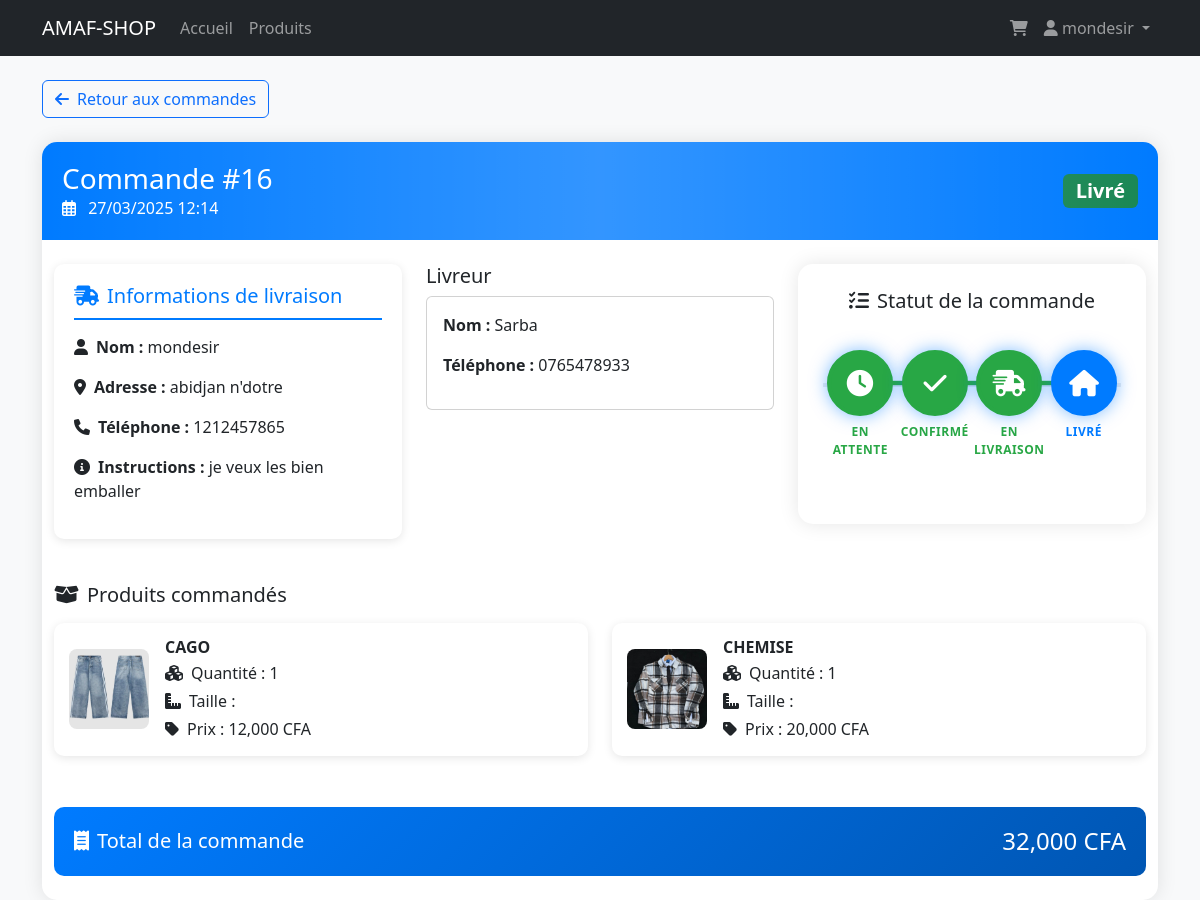
The app's page /commande_details.php?id=16 (signed in) with its own data.
### tables this page shows
CREATE TABLE IF NOT EXISTS `commande` (
  `id` int NOT NULL AUTO_INCREMENT,
  `utilisateur_id` int NOT NULL,
  `date_commande` timestamp NULL DEFAULT CURRENT_TIMESTAMP,
  `total` decimal(10,2) NOT NULL,
  `informations_livraison` text,
  `statut` varchar(50) NOT NULL DEFAULT 'en attente',
  `livreur_id` int DEFAULT NULL,
  `commentaire_livraison` text,
  `date_livraison` timestamp NULL DEFAULT NULL,
  `payment_method` varchar(25) DEFAULT NULL,
  `payment_status` varchar(25) DEFAULT NULL,
  PRIMARY KEY (`id`),
  KEY `utilisateur_id` (`utilisateur_id`),
  KEY `livreur_id` (`livreur_id`)
);

CREATE TABLE IF NOT EXISTS `utilisateur` (
  `id` int NOT NULL AUTO_INCREMENT,
  `nom` varchar(60) NOT NULL,
  `email` varchar(50) NOT NULL,
  `mot_de_passe` varchar(55) NOT NULL,
  `adresse` varchar(55) DEFAULT NULL,
  `telephone` varchar(20) DEFAULT NULL,
  `type` enum('client','livreur','admin') NOT NULL,
  `date_inscription` timestamp NULL DEFAULT CURRENT_TIMESTAMP,
  `utilisateur` varchar(50) DEFAULT NULL,
  PRIMARY KEY (`id`),
  UNIQUE KEY `email` (`email`)
);

CREATE TABLE IF NOT EXISTS `commande_produit` (
  `id` int NOT NULL AUTO_INCREMENT,
  `commande_id` int NOT NULL,
  `produit_id` int NOT NULL,
  `quantite` int NOT NULL,
  `prix_unitaire` decimal(10,2) NOT NULL,
  PRIMARY KEY (`id`),
  KEY `commande_id` (`commande_id`),
  KEY `produit_id` (`produit_id`)
);

CREATE TABLE IF NOT EXISTS `produit` (
  `id` int NOT NULL AUTO_INCREMENT,
  `nom` varchar(70) NOT NULL,
  `description` text,
  `prix` decimal(10,2) NOT NULL,
  `stock` int NOT NULL,
  `categorie_id` int NOT NULL,
  `taille` varchar(10) DEFAULT NULL,
  `couleur` varchar(50) DEFAULT NULL,
  `marque` varchar(90) DEFAULT NULL,
  `promotion` decimal(10,2) DEFAULT NULL,
  `image_url` varchar(95) DEFAULT NULL,
  PRIMARY KEY (`id`),
  KEY `categorie_id` (`categorie_id`)
);

### commande_details.php (the view, shortened to what this page needs)
<?php
require 'config.php';
$commande_id = intval($_GET['id']);
$user_id = $_SESSION['user_id'];
$query = "SELECT c.*, u.nom as client_nom, l.nom as livreur_nom, l.telephone as livreur_tel
          FROM commande c
          LEFT JOIN utilisateur u ON c.utilisateur_id = u.id
          LEFT JOIN utilisateur l ON c.livreur_id = l.id
          WHERE c.id = ? AND c.utilisateur_id = ?";
$stmt = $conn->prepare($query);
$stmt->bind_param("ii", $commande_id, $user_id);
$stmt->execute();
$commande = $stmt->get_result()->fetch_assoc();
$query_produits = "SELECT p.*, cp.quantite, cp.prix_unitaire
                  FROM commande_produit cp
                  JOIN produit p ON cp.produit_id = p.id
                  WHERE cp.commande_id = ?";
$stmt = $conn->prepare($query_produits);
$stmt->bind_param("i", $commande_id);
$stmt->execute();
$produits = $stmt->get_result()->fetch_all(MYSQLI_ASSOC);
$infos_livraison = json_decode($commande['informations_livraison'], true);
function getStatusColor($status) {
    $status = strtolower(trim($status));
    switch ($status) {
        case 'livré':
        case 'livre':
            return 'success';
    }
}
function formatStatus($status) {
    $status = strtolower(trim($status));
    switch ($status) {
        case 'livré':
        case 'livre':
            return 'Livré';
    }
}
?>
<!DOCTYPE html>
<html lang="fr">
<head>
    <link rel="stylesheet" href="https://cdn.jsdelivr.net/npm/bootstrap@5.3.0/dist/css/bootstrap.min.css">
    <link rel="stylesheet" href="https://cdnjs.cloudflare.com/ajax/libs/font-awesome/6.0.0/css/all.min.css">
    <link rel="stylesheet" href="https://cdnjs.cloudflare.com/ajax/libs/animate.css/4.1.1/animate.min.css">
</head>
<body class="bg-light">
    <?php include 'includes/header.php'; ?>
    <div class="container mt-4">
        <a href="mes_commandes.php" class="btn btn-outline-primary back-btn mb-4 animate__animated animate__fadeIn">
            <i class="fas fa-arrow-left"></i>Retour aux commandes
        </a>
        <div class="order-details animate__animated animate__fadeIn">
            <div class="order-header">
                <div class="row align-items-center">
                    <div class="col-md-6">
                        <h3 class="mb-0">Commande #<?= $commande_id ?></h3>
                        <p class="mb-0">
                            <i class="far fa-calendar-alt me-2"></i>
                            <?= date('d/m/Y H:i', strtotime($commande['date_commande'])) ?>
                        </p>
                    </div>
                    <div class="col-md-6 text-md-end">
                        <span class="badge bg-<?= getStatusColor($commande['statut']) ?> fs-5">
                            <?= formatStatus($commande['statut']) ?>
                        </span>
                    </div>
                </div>
            </div>
            <div class="container py-4">
                <div class="row">
                    <div class="col-md-4">
                        <div class="info-card">
                            <h5><i class="fas fa-shipping-fast me-2"></i>Informations de livraison</h5>
                            <p><strong><i class="fas fa-user me-2"></i>Nom :</strong> <?= htmlspecialchars($infos_livraison['nom']) ?></p>
                            <p><strong><i class="fas fa-map-marker-alt me-2"></i>Adresse :</strong> <?= htmlspecialchars($infos_livraison['adresse']) ?></p>
                            <p><strong><i class="fas fa-phone me-2"></i>Téléphone :</strong> <?= htmlspecialchars($infos_livraison['telephone']) ?></p>
                            <?php if (!empty($infos_livraison['instructions'])): ?>
                                <p><strong><i class="fas fa-info-circle me-2"></i>Instructions :</strong> <?= htmlspecialchars($infos_livraison['instructions']) ?></p>
                            <?php endif; ?>
                        </div>
                    </div>
                    <div class="col-md-4">
                        <h5>Livreur</h5>
                        <div class="card">
                            <div class="card-body">
                                <p><strong>Nom :</strong> <?= htmlspecialchars($commande['livreur_nom']) ?></p>
                                <p><strong>Téléphone :</strong> <?= htmlspecialchars($commande['livreur_tel']) ?></p>
                            </div>
                        </div>
                    </div>
                    <div class="col-md-4">
                        <div class="status-container">
                            <h5 class="text-center mb-4">
                                <i class="fas fa-tasks me-2"></i>Statut de la commande
                            </h5>
                            <div class="tracking-steps">
                                <?php
                                $statusOrder = [
                                    'en attente' => 1,
                                    'en_attente' => 1,
                                    'confirmé' => 2,
                                    'confirme' => 2,
                                    'en livraison' => 3,
                                    'en_livraison' => 3,
                                    'livré' => 4,
                                    'livre' => 4
                                ];
                                $currentStatusValue = $statusOrder[strtolower(trim($commande['statut']))] ?? 0;
                                ?>
                                <div class="tracking-step <?= $currentStatusValue >= 1 ? 'active' : '' ?> <?= $currentStatusValue > 1 ? 'completed' : '' ?>">
                                    <div class="step-icon">
                                        <i class="fas fa-clock"></i>
                                    </div>
                                    <div class="step-label">En attente</div>
                                </div>
                                <div class="tracking-step <?= $currentStatusValue >= 2 ? 'active' : '' ?> <?= $currentStatusValue > 2 ? 'completed' : '' ?>">
                                    <div class="step-icon">
                                        <i class="fas fa-check"></i>
                                    </div>
                                    <div class="step-label">Confirmé</div>
                                </div>
                                <div class="tracking-step <?= $currentStatusValue >= 3 ? 'active' : '' ?> <?= $currentStatusValue > 3 ? 'completed' : '' ?>">
                                    <div class="step-icon">
                                        <i class="fas fa-shipping-fast"></i>
                                    </div>
                                    <div class="step-label">En livraison</div>
                                </div>
                                <div class="tracking-step <?= $currentStatusValue >= 4 ? 'active' : '' ?>">
                                    <div class="step-icon">
                                        <i class="fas fa-home"></i>
                                    </div>
                                    <div class="step-label">Livré</div>
                                </div>
                            </div>
                        </div>
                    </div>
                </div>
                <h5 class="mt-4 mb-3"><i class="fas fa-box-open me-2"></i>Produits commandés</h5>
                <div class="row">
                    <?php foreach ($produits as $produit): ?>
                        <div class="col-md-6 mb-3">
                            <div class="product-card">
                                <div class="d-flex align-items-center">
                                    <?php if (!empty($produit['image_url'])): ?>
                                        <img src="<?= htmlspecialchars($produit['image_url']) ?>"
                                             alt="<?= htmlspecialchars($produit['nom']) ?>"
                                             class="product-image me-3">
                                    <?php endif; ?>
                                    <div class="flex-grow-1">
    <h6 class="mb-1 fw-bold"><?= htmlspecialchars($produit['nom']) ?></h6>
    <p class="mb-1 icon-label"><i class="fas fa-cubes me-2"></i>Quantité : <?= $produit['quantite'] ?></p>
    <p class="mb-1 icon-label"><i class="fas fa-ruler-combined me-2"></i>Taille : <?= $produit['taille'] ?></p>
    <p class="mb-0 icon-label"><i class="fas fa-tag me-2"></i>Prix : <?= number_format($produit['prix_unitaire'], 0) ?> CFA</p>
</div>
                                </div>
                            </div>
                        </div>
                    <?php endforeach; ?>
                </div>
                <div class="total-section">
                    <div class="d-flex justify-content-between align-items-center">
                        <h5 class="mb-0"><i class="fas fa-receipt me-2"></i>Total de la commande</h5>
                        <h4 class="mb-0"><?= number_format($commande['total'], 0) ?> CFA</h4>
                    </div>
                </div>
            </div>
        </div>
    </div>
</body>
</html>

### commande_details.php (style rules this page uses)
.order-details { background: white; border-radius: 15px; box-shadow: 0 0 20px rgba(0,0,0,0.1); overflow: hidden; animation: fadeIn 0.5s ease-out; }
.order-header { background: #007bff; color: white; padding: 20px; position: relative; overflow: hidden; }
.order-header::after { content: ''; position: absolute; top: 0; right: 0; bottom: 0; left: 0; background: linear-gradient(90deg, transparent, rgba(255,255,255,0.2), transparent); animation: shine 2s infinite; }
.product-card { border: none; border-radius: 10px; padding: 15px; margin-bottom: 15px; transition: all 0.3s ease; background: white; box-shadow: 0 2px 10px rgba(0,0,0,0.1); animation: fadeInUp 0.5s ease-out; }
.info-card { background: white; border-radius: 10px; padding: 20px; margin-bottom: 20px; box-shadow: 0 2px 10px rgba(0,0,0,0.1); animation: fadeInRight 0.5s ease-out; }
.info-card h5 { color: #007bff; margin-bottom: 15px; border-bottom: 2px solid #007bff; padding-bottom: 10px; }
.total-section { background: linear-gradient(135deg, #007bff, #0056b3); color: white; border-radius: 10px; padding: 20px; margin-top: 20px; animation: fadeInUp 0.5s ease-out; }
.product-image { width: 80px; height: 80px; object-fit: cover; border-radius: 8px; transition: all 0.3s ease; }
.back-btn { position: relative; overflow: hidden; transition: all 0.3s ease; }
.back-btn i { margin-right: 8px; transition: all 0.3s ease; }
.status-container { background: white; border-radius: 15px; padding: 25px; box-shadow: 0 0 20px rgba(0,0,0,0.1); }
.tracking-steps { display: flex; justify-content: space-between; position: relative; margin: 40px 0; }
.tracking-steps::before { content: ''; position: absolute; top: 30px; left: 0; right: 0; height: 4px; background: #e9ecef; z-index: 1; }
.tracking-step { position: relative; z-index: 2; text-align: center; width: 80px; }
.step-icon { width: 60px; height: 60px; background: white; border: 4px solid #e9ecef; border-radius: 50%; display: flex; align-items: center; justify-content: center; margin: 0 auto 10px; transition: all 0.3s ease; position: relative; }
.step-icon i { font-size: 24px; color: #adb5bd; transition: all 0.3s ease; }
.step-label { font-size: 12px; color: #6c757d; margin-top: 8px; font-weight: 500; text-transform: uppercase; letter-spacing: 0.5px; }
.tracking-step.active .step-icon { border-color: #007bff; background: #007bff; transform: scale(1.1); box-shadow: 0 0 15px rgba(0,123,255,0.5); }
.tracking-step.active .step-icon i { color: white; }
.tracking-step.active .step-label { color: #007bff; font-weight: bold; }
.tracking-step.completed .step-icon { border-color: #28a745; background: #28a745; }
.tracking-step.completed .step-icon::after { content: ''; position: absolute; right: -100%; top: 50%; height: 4px; width: 100%; background: #28a745; transform: translateY(-50%); z-index: -1; }
.tracking-step.completed .step-icon i { color: white; }
.tracking-step.completed .step-label { color: #28a745; }
.tracking-step.active .step-icon { animation: pulse 2s infinite; }

### records on screen
commande: date_commande "27/03/2025 12:14", statut "Livré", informations_livraison "mondesir", informations_livraison "abidjan n'dotre", informations_livraison "1212457865", informations_livraison "je veux les bien emballer", utilisateur.nom "Sarba", utilisateur.telephone "0765478933", total "32,000"
commande_produit: produit.image_url (picture), produit.nom "CAGO", quantite "1", prix_unitaire "12,000"
commande_produit: produit.image_url (picture), produit.nom "CHEMISE", quantite "1", prix_unitaire "20,000"

### other values on screen
$_SESSION['user_name'] "mondesir"
$commande_id "16"
